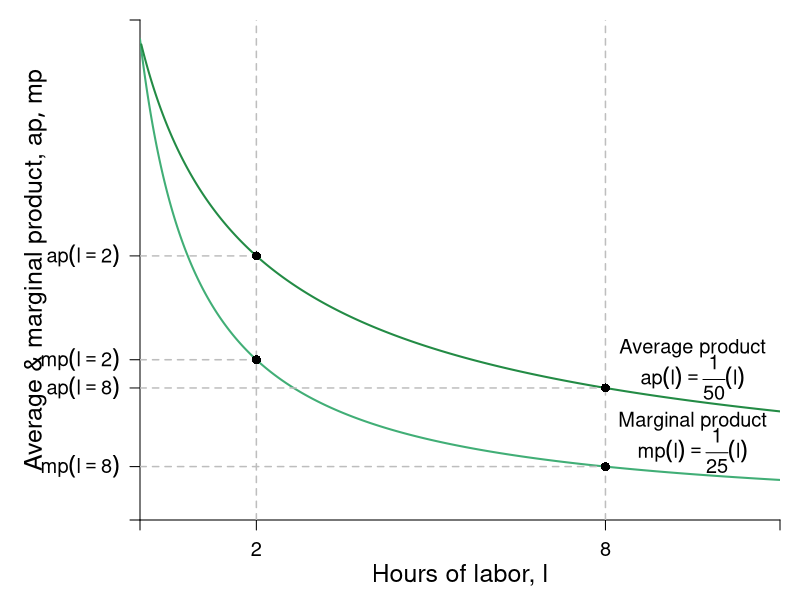

Recreate this plot in R.
require(shape)
pdf(file = "specprodexch/production_drs_apmp.pdf", width = 9, height = 7)

#Set parameters for graphics
axislabelsize <- 1.5
graphlabelsize <- 1.2
graphlinewidth <- 2
segmentlinewidth <- 1.5

COL <- c("#7fc97f", "#beaed4", "#fdc086", "#ffff99", "#386cb0", "#f0027f", "#bf5b17", "#666666")
COLA <- c("#99d8c9","#66c2a4","#41ae76", "#238b45", "#005824")
COLB <- c("#4eb3d3", "#2b8cbe", "#0868ac","#084081")

#Edited the margins to cater for the larger LHS labels
par(mar =  c(4, 7, 1, 1))


prodFn <- function(l, k = 0.5) {
  k*log(l + 1)
}

MprodFn <- function(l, k = 0.5) {
  k*(1/(l + 1))
}

AprodFn <- function(l, k = 0.5) {
  (k*log(l + 1))/l
}

Mpline <- function(l, constant = 0.3181472, slope = 0.125){
  constant + slope*l
}
xlims <- c(0, 11)
ylims <- c(0, 0.52)

npts <- 501 
x <- seq(xlims[1], xlims[2], length.out = npts)
y <- seq(ylims[1], ylims[2], length.out = npts) 
a <- c(13, 15, 17)

plot(0, 0, xlim = xlims, ylim = ylims, type = "n",
     xlab = expression(paste("")),
     ylab = expression(paste("")), 
     xaxt = "n", 
     yaxt = "n", 
     #cex.lab = 1.5, 
     #cex.axis = 0.8, 
     bty = "n",
     xaxs="i", 
     yaxs="i")

# ticksy <- seq(from = 0, to = ylims[2], by = 0.25)
# ylabels <- seq(from = 0, to = ylims[2], by = 0.25)
# ticksx <- seq(from = 0, to = xlims[2], by = 1)
# xlabels <- seq(from = 0, to = xlims[2], by = 1)
ticksy <- c(0, AprodFn(l = 2, k = 0.5), MprodFn(l = 2, k = 0.5), AprodFn(l = 8, k = 0.5), MprodFn(l = 8, k = 0.5), ylims[2])
ylabels <- c(NA, expression(paste(ap(l==2))), expression(paste(mp(l==2))), expression(paste(ap(l==8))), expression(paste(mp(l==8))), NA)
ticksx <- c(0, 2, 8, xlims[2])
xlabels <- c(NA, 2, 8, NA)

axis(1, at = ticksx, pos = 0, labels = xlabels, cex.axis = graphlabelsize)
axis(2, at = ticksy, pos = 0, labels = ylabels, las = 1, cex.axis = graphlabelsize)

npts <- 500 
xx1 <- seq(xlims[1], xlims[2], length.out = npts)

xx3 <- seq(1, 3, length.out = npts)
xx4 <- seq(5, 7, length.out = npts)

#lines(xx1, prodFn(xx1, k = 0.5), col = COLB[4], lwd = graphlinewidth)
lines(xx1, MprodFn(xx1, k = 0.5), col = COLA[3], lwd = graphlinewidth)
lines(xx1, AprodFn(xx1, k = 0.5), col = COLA[4], lwd = graphlinewidth)
#lines(xx3, Mpline(xx3, constant = prodFn(l = 2, k = 0.02, alpha = 2) - 2*MprodFn(l = 2, k = 0.02, alpha = 2), slope = MprodFn(l = 2, k = 0.02, alpha = 2)), col = "gray", lty = 2, lwd = graphlinewidth)
#lines(xx4, Mpline(xx4, constant = prodFn(l = 8, k = 0.02, alpha = 2) - 6*MprodFn(l = 8, k = 0.02, alpha = 2), slope = MprodFn(l = 8, k = 0.02)), col = "gray", lty = 2, lwd = graphlinewidth)

#Axis Labels
mtext(expression(paste("Hours of labor, ", l)), side = 1, line = 2.5, cex = axislabelsize)
text(-1.8, 0.5*ylims[2], expression(paste("Average & marginal product, ", list(ap,mp) )), xpd = TRUE, cex = axislabelsize, srt = 90) 

#Margin
#segments(0, MprodFn(l = 8, k = 0.02, alpha = 2), 6, MprodFn(l = 8, k = 0.02, alpha = 2), lty = 2, col = "gray" , lwd = segmentlinewidth)
#segments(6, 0, 6, MprodFn(l = 8, k = 0.02, alpha = 2), lty = 2, col = "gray" , lwd = segmentlinewidth)
segments(8, 0, 8, ylims[2], lty = 2, col = "gray" , lwd = segmentlinewidth)
segments(0, MprodFn(l = 8, k = 0.5), 8, MprodFn(l = 8, k = 0.5), lty = 2, col = "gray" , lwd = segmentlinewidth)
segments(0, AprodFn(l = 8, k = 0.5), 8, AprodFn(l = 8, k = 0.5), lty = 2, col = "gray" , lwd = segmentlinewidth)
points(8, MprodFn(l = 8, k = 0.5), pch = 16, col = "black", cex = 1.2)
points(8, AprodFn(l = 8, k = 0.5), pch = 16, col = "black", cex = 1.2)
segments(2, 0, 2, ylims[2], lty = 2, col = "gray" , lwd = segmentlinewidth)
segments(0, MprodFn(l = 2, k = 0.5), 2, MprodFn(l = 2, k = 0.5), lty = 2, col = "gray" , lwd = segmentlinewidth)
segments(0, AprodFn(l = 2, k = 0.5), 2, AprodFn(l = 2, k = 0.5), lty = 2, col = "gray" , lwd = segmentlinewidth)
points(2, MprodFn(l = 2, k = 0.5), pch = 16, col = "black", cex = 1.2)
points(2, AprodFn(l = 2, k = 0.5), pch = 16, col = "black", cex = 1.2)

#Average
#segments(0, AprodFn(l = 2, k = 0.02, alpha = 2), 2, AprodFn(l = 2, k = 0.02, alpha = 2), lty = 2, col = "gray" , lwd = segmentlinewidth)
#segments(2, 0, 2, AprodFn(l = 2, k = 0.02, alpha = 2), lty = 2, col = "gray" , lwd = segmentlinewidth)
#segments(0, 0, 2, AprodFn(l = 2, k = 0.02, alpha = 2), lty = 2, col = COLB[4] , lwd = segmentlinewidth)
#points(2, AprodFn(l = 2, k = 0.02, alpha = 2), pch = 16, col = "black", cex = 1.5)


#Label the iso-welfare functions for the HG, Aisha
text(8.2, 1.1, expression(paste("Total Product")))
text(8.2, 1, expression(x == frac(1,50)*(l)^2))


#Marginal Product
#text(6, 0.1, expression(paste("Slope of tangent line")))
text(9.5, MprodFn(l = 9.5, k = 0.5) + 0.055, expression(paste("Marginal product")), cex = graphlabelsize)
text(9.5, MprodFn(l = 9.5, k = 0.5) + 0.025, expression(paste(mp(l) == frac(1,25)*(l) )), cex = graphlabelsize)
#Arrows(4.7, 0.075, 2.3, 0.075, col = "black", lty = 1, lwd = 2, arr.type = "triangle", arr.lwd = 0.5)
#Arrows(6, 0.13, 6, 0.67, col = "black", lty = 1, lwd = 2, arr.type = "triangle", arr.lwd = 0.5)

#Average Product
text(9.5, AprodFn(l = 9.5, k = 0.5) + 0.055, expression(paste("Average product")), cex = graphlabelsize)
text(9.5, AprodFn(l = 9.5, k = 0.5) + 0.025, expression(paste(ap(l) == frac(1,50)*(l) )), cex = graphlabelsize)
#Arrows(1.5, prodFn(l = 8, k = 0.02, alpha = 2) - 0.175, 1.5, prodFn(l = 2, k = 0.02, alpha = 2) + 0.01 , col = "black", lty = 1, lwd = 2, arr.type = "triangle", arr.lwd = 0.5)
#Arrows(2.8, prodFn(l = 8, k = 0.02, alpha = 2) - 0.125, 4.75, prodFn(l = 8, k = 0.02, alpha = 2) - 0.125, col = "black", lty = 1, lwd = 2, arr.type = "triangle", arr.lwd = 0.5)



dev.off()
